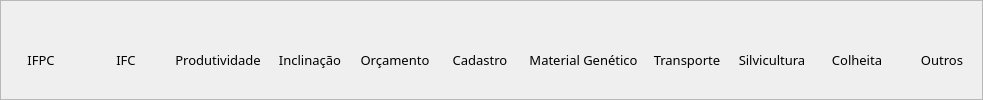
               <widget class="QFrame" name="frame_14">
                <property name="styleSheet">
                 <string notr="true"/>
                </property>
                <property name="frameShape">
                 <enum>QFrame::StyledPanel</enum>
                </property>
                <property name="frameShadow">
                 <enum>QFrame::Raised</enum>
                </property>
                <layout class="QHBoxLayout" name="horizontalLayout">
                 <property name="spacing">
                  <number>5</number>
                 </property>
                 <property name="leftMargin">
                  <number>0</number>
                 </property>
                 <property name="topMargin">
                  <number>20</number>
                 </property>
                 <property name="rightMargin">
                  <number>0</number>
                 </property>
                 <property name="bottomMargin">
                  <number>0</number>
                 </property>
                 <item>
                  <widget class="QPushButton" name="b1">
                   <property name="font">
                    <font>
                     <family>Poppins</family>
                     <pointsize>10</pointsize>
                     <weight>50</weight>
                     <italic>false</italic>
                     <bold>false</bold>
                    </font>
                   </property>
                   <property name="styleSheet">
                    <string notr="true"/>
                   </property>
                   <property name="text">
                    <string>IFPC</string>
                   </property>
                   <property name="flat">
                    <bool>true</bool>
                   </property>
                  </widget>
                 </item>
                 <item>
                  <widget class="QPushButton" name="b2">
                   <property name="font">
                    <font>
                     <family>Poppins</family>
                     <pointsize>10</pointsize>
                     <weight>50</weight>
                     <italic>false</italic>
                     <bold>false</bold>
                    </font>
                   </property>
                   <property name="text">
                    <string>IFC</string>
                   </property>
                   <property name="flat">
                    <bool>true</bool>
                   </property>
                  </widget>
                 </item>
                 <item>
                  <widget class="QPushButton" name="b3">
                   <property name="font">
                    <font>
                     <family>Poppins</family>
                     <pointsize>10</pointsize>
                    </font>
                   </property>
                   <property name="text">
                    <string>Produtividade</string>
                   </property>
                   <property name="flat">
                    <bool>true</bool>
                   </property>
                  </widget>
                 </item>
                 <item>
                  <widget class="QPushButton" name="b4">
                   <property name="font">
                    <font>
                     <family>Poppins</family>
                     <pointsize>10</pointsize>
                    </font>
                   </property>
                   <property name="text">
                    <string>Inclinação</string>
                   </property>
                   <property name="flat">
                    <bool>true</bool>
                   </property>
                  </widget>
                 </item>
                 <item>
                  <widget class="QPushButton" name="b5">
                   <property name="font">
                    <font>
                     <family>Poppins</family>
                     <pointsize>10</pointsize>
                    </font>
                   </property>
                   <property name="text">
                    <string>Orçamento</string>
                   </property>
                   <property name="flat">
                    <bool>true</bool>
                   </property>
                  </widget>
                 </item>
                 <item>
                  <widget class="QPushButton" name="b7">
                   <property name="font">
                    <font>
                     <family>Poppins</family>
                     <pointsize>10</pointsize>
                    </font>
                   </property>
                   <property name="text">
                    <string>Cadastro</string>
                   </property>
                   <property name="flat">
                    <bool>true</bool>
                   </property>
                  </widget>
                 </item>
                 <item>
                  <widget class="QPushButton" name="b6">
                   <property name="font">
                    <font>
                     <family>Poppins</family>
                     <pointsize>10</pointsize>
                    </font>
                   </property>
                   <property name="text">
                    <string>Material Genético</string>
                   </property>
                   <property name="flat">
                    <bool>true</bool>
                   </property>
                  </widget>
                 </item>
                 <item>
                  <widget class="QPushButton" name="b8">
                   <property name="font">
                    <font>
                     <family>Poppins</family>
                     <pointsize>10</pointsize>
                    </font>
                   </property>
                   <property name="text">
                    <string>Transporte</string>
                   </property>
                   <property name="flat">
                    <bool>true</bool>
                   </property>
                  </widget>
                 </item>
                 <item>
                  <widget class="QPushButton" name="b9">
                   <property name="font">
                    <font>
                     <family>Poppins</family>
                     <pointsize>10</pointsize>
                    </font>
                   </property>
                   <property name="text">
                    <string>Silvicultura</string>
                   </property>
                   <property name="flat">
                    <bool>true</bool>
                   </property>
                  </widget>
                 </item>
                 <item>
                  <widget class="QPushButton" name="b10">
                   <property name="font">
                    <font>
                     <family>Poppins</family>
                     <pointsize>10</pointsize>
                    </font>
                   </property>
                   <property name="text">
                    <string>Colheita</string>
                   </property>
                   <property name="flat">
                    <bool>true</bool>
                   </property>
                  </widget>
                 </item>
                 <item>
                  <widget class="QPushButton" name="b11">
                   <property name="font">
                    <font>
                     <family>Poppins</family>
                     <pointsize>10</pointsize>
                    </font>
                   </property>
                   <property name="text">
                    <string>Outros</string>
                   </property>
                   <property name="flat">
                    <bool>true</bool>
                   </property>
                  </widget>
                 </item>
                </layout>
               </widget>
